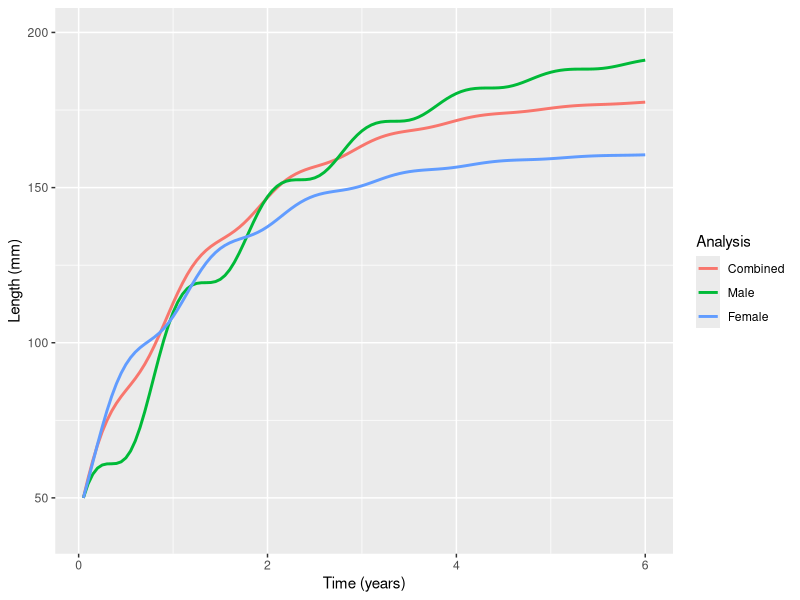

This figure's R source:
# ==============================================================================
# Author: Luke Lloyd-Jones
# Date started: 07/01/2016
# Date updated: 07/01/2016    
# Script to plot the von Bertalanffy growth curves for BSC results                                                  
# ==============================================================================
library(ggplot2)
library("reshape2")
# Estimates from model k, theta_1, theta_2, mu_inf
est.comb <- c(0.715, 0.315, 0.016,  179.4)
est.male <- c(0.565, 0.308, -0.473, 196.2)
est.fem  <- c(0.787, 0.0574, 0.435, 161.6)
# Set up a grid of time maybe three years
t <- seq(0.05, 6, 0.05)
# Length function
gvbgm <- function(theta, t)
{
	l0 <- 50
    k0 <- theta[1]
    str.time <- 0.05
    end.time <- t
    theta.1  <- theta[2]
    theta.2  <- theta[3]
    mu_inf   <- theta[4]
	zt <- k0 * (end.time - str.time) + 
           (theta.1 / (2 * pi)) * (sin(2 * pi * end.time) - sin(2 * pi * str.time)) - 
           (theta.2 / (2 * pi)) * (cos(2 * pi * end.time) - cos(2 * pi * str.time))
    lt <- l0 + (mu_inf - l0) * (1 - exp(-zt))
    return(lt)
}
# For each of the parameter sets calculate the mean curve over the time frame
# Combined
Combined <- gvbgm(est.comb, t)
# Male
Male <- gvbgm(est.male, t)
# Female
Female  <- gvbgm(est.fem, t)
# Make a data frame for interfacing with ggplot
mean.crvs <- data.frame(t, Combined, Male, Female)
# Melt it
mean.crvs.mlt <- melt(mean.crvs, id = "t")
# Plot it
ggplot(data = mean.crvs.mlt,
       aes(x = t, y = value, colour = variable)) +
       geom_line(size = 1) + ylim(c(40, 200)) + ylab("Length (mm)") + 
       labs(colour = "Analysis") + 
       xlab("Time (years)")
